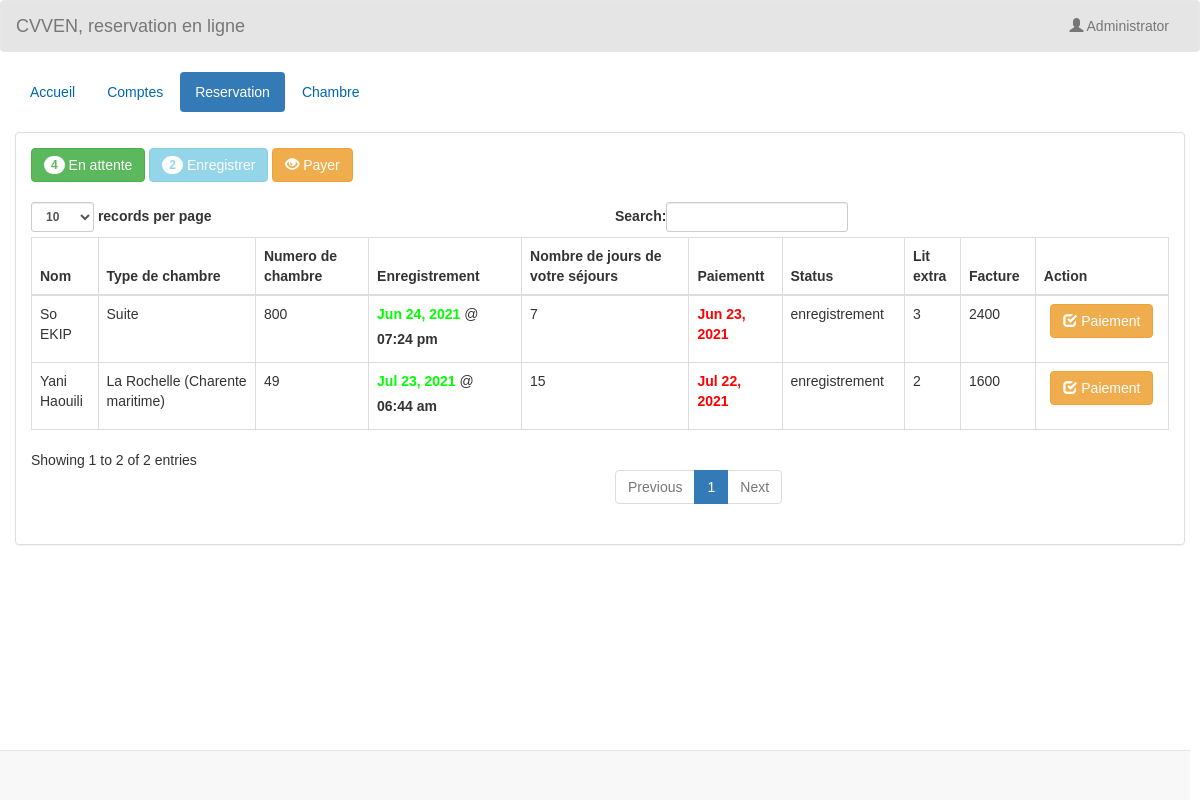
Screenshot of /admin/Enregistrement.php (signed in) with the database file from the repository.
### tables this page shows
CREATE TABLE `transaction` (
  `transaction_id` int(11) NOT NULL,
  `guest_id` int(11) NOT NULL,
  `chambre_id` int(11) NOT NULL,
  `chambre_no` int(5) NOT NULL,
  `lit_extra` int(11) NOT NULL,
  `status` varchar(20) NOT NULL,
  `date` int(2) NOT NULL,
  `enregistrement` date NOT NULL,
  `temps_enregistrement` time NOT NULL,
  `paiement` date NOT NULL,
  `temps_paiement` time NOT NULL,
  `facture` varchar(10) NOT NULL
);

CREATE TABLE `client` (
  `guest_id` int(11) NOT NULL,
  `Prenom` varchar(50) NOT NULL,
  `Deuxieme_prenom` varchar(30) NOT NULL,
  `nom` varchar(40) NOT NULL,
  `adresse` varchar(50) NOT NULL,
  `numero_tel` varchar(13) NOT NULL
);

CREATE TABLE `chambre` (
  `chambre_id` int(11) NOT NULL,
  `chambre_type` varchar(50) NOT NULL,
  `prix` varchar(11) NOT NULL,
  `photo` varchar(100) NOT NULL
);

### admin/name.php (called while the page is built)
<?php
	require 'connect.php';
	$query = $conn->query("SELECT * FROM `admin` WHERE `admin_id` = '$_SESSION[admin_id]'") or die(mysqli_error());
	$fetch = $query->fetch_array();
	$name = $fetch['name'];
?>

### admin/Enregistrement.php (the view, shortened to what this page needs)
<!DOCTYPE html>
<?php
	require 'name.php';
?>
<html lang = "eng">
	<head>
		<link rel = "stylesheet" type = "text/css" href = "../css/bootstrap.css " />
		<link rel = "stylesheet" type = "text/css" href = "../css/style.css" />
	</head>
<body>
	<nav style = "background-color:rgba(0, 0, 0, 0.1);" class = "navbar navbar-default">
		<div  class = "container-fluid">
			<div class = "navbar-header">
				<a class = "navbar-brand" >CVVEN, reservation en ligne</a>
			</div>
			<ul class = "nav navbar-nav pull-right ">
				<li class = "dropdown">
					<a class="dropdown-toggle" data-toggle="dropdown" role="button" aria-haspopup="true" aria-expanded="false"><i class = "glyphicon glyphicon-user"></i> <?php echo $name;?></a>
				</li>
			</ul>
		</div>
	</nav>
	<div class = "container-fluid">
		<ul class = "nav nav-pills">
			<li><a href = "AccueilAdmin.php">Accueil</a></li>
			<li><a href = "Comptes.php">Comptes</a></li>
			<li class = "active"><a href = "reserve.php">Reservation</a></li>
			<li><a href = "Chambre.php">Chambre</a></li>
		</ul>
	</div>
	<br />
	<div class = "container-fluid">
		<div class = "panel panel-default">
			<?php
				$q_p = $conn->query("SELECT COUNT(*) as total FROM `transaction` WHERE `status` = 'attente'") or die(mysqli_error());
				$f_p = $q_p->fetch_array();
				$q_ci = $conn->query("SELECT COUNT(*) as total FROM `transaction` WHERE `status` = 'enregistrement'") or die(mysqli_error());
				$f_ci = $q_ci->fetch_array();
			?>
			<div class = "panel-body">
				<a class = "btn btn-success" href = "reserve.php"><span class = "badge"><?php echo $f_p['total']?></span> En attente</a>
				<a class = "btn btn-info disabled"><span class = "badge"><?php echo $f_ci['total']?></span> Enregistrer</a>
				<a class = "btn btn-warning" href = "checkout.php"><i class = "glyphicon glyphicon-eye-open"></i> Payer</a>
				<br />
				<br />
				<table id = "table" class = "table table-bordered">
					<thead>
						<tr>
							<th>Nom</th>
							<th>Type de chambre</th>
							<th>Numero de chambre</th>
							<th>Enregistrement</th>
							<th>Nombre de jours de votre séjours</th>
							<th>Paiementt</th>
							<th>Status</th>
							<th>Lit extra</th>
							<th>Facture</th>
							<th>Action</th>
						</tr>
					</thead>
					<tbody>
						<?php
							$query = $conn->query("SELECT * FROM `transaction` NATURAL JOIN `client` NATURAL JOIN `chambre` WHERE `status` = 'enregistrement'") or die(mysqli_query());
							while($fetch = $query->fetch_array()){
						?>
						<tr>
							<td><?php echo $fetch['Prenom']." ".$fetch['nom']?></td>
							<td><?php echo $fetch['chambre_type']?></td>
							<td><?php echo $fetch['chambre_no']?></td>
							<td><?php echo "<label style = 'color:#00ff00;'>".date("M d, Y", strtotime($fetch['enregistrement']))."</label>"." @ "."<label>".date("h:i a", strtotime($fetch['temps_enregistrement']))."</label>"?></td>
							<td><?php echo $fetch['date']?></td>
							<td><?php echo "<label style = 'color:#ff0000;'>".date("M d, Y", strtotime($fetch['enregistrement']."+".$fetch['date']."date"))."</label>"?></td>
							<td><?php echo $fetch['status']?></td>
							<td><?php if($fetch['lit_extra'] == "0"){ echo "None";}else{echo $fetch['lit_extra'];}?></td>
							<td><?php echo "".$fetch['facture'].""?></td>
							<td><center><a class = "btn btn-warning" href = "checkout_query.php?transaction_id=<?php echo $fetch['transaction_id']?>" onclick = "confirmationenregistrement(); return false;"><i class = "glyphicon glyphicon-check"></i> Paiement</a></center></td>
						</tr>
						<?php
							}
						?>
					</tbody>
				</table>
			</div>
		</div>
	</div>
	<br />
	<br />
	<div style = "text-align:right; margin-right:10px;" class = "navbar navbar-default navbar-fixed-bottom">
	</div>
</body>
</html>

### css/style.css (style rules this page uses)
body { font-family:Arial, Sans-Serif; }
a { color:#0067ab; text-decoration:none; }

### rows the page displays
transaction: guest.Prenom "Yani", guest.nom "Haouili", chambre.chambre_type "La Rochelle (Charente maritime)", chambre_no "49", enregistrement "Jul 23, 2021", temps_enregistrement "06:44 am", date "15", enregistrement+date "Jul 22, 2021", status "enregistrement", lit_extra "2", facture "1600"
transaction: guest.Prenom "So", guest.nom "EKIP", chambre.chambre_type "Suite", chambre_no "800", enregistrement "Jun 24, 2021", temps_enregistrement "07:24 pm", date "7", enregistrement+date "Jun 23, 2021", status "enregistrement", lit_extra "3", facture "2400"

### other values shown
$name "Administrator"
$f_p['total'] "4"
$f_ci['total'] "2"
